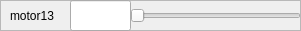
         <widget class="QFrame" name="frame_32">
          <property name="geometry">
           <rect>
            <x>0</x>
            <y>630</y>
            <width>301</width>
            <height>31</height>
           </rect>
          </property>
          <property name="frameShape">
           <enum>QFrame::StyledPanel</enum>
          </property>
          <property name="frameShadow">
           <enum>QFrame::Raised</enum>
          </property>
          <widget class="QSlider" name="motor13">
           <property name="geometry">
            <rect>
             <x>130</x>
             <y>0</y>
             <width>171</width>
             <height>31</height>
            </rect>
           </property>
           <property name="minimum">
            <number>-50</number>
           </property>
           <property name="maximum">
            <number>50</number>
           </property>
           <property name="value">
            <number>-50</number>
           </property>
           <property name="orientation">
            <enum>Qt::Horizontal</enum>
           </property>
          </widget>
          <widget class="QLabel" name="label_31">
           <property name="geometry">
            <rect>
             <x>10</x>
             <y>0</y>
             <width>91</width>
             <height>31</height>
            </rect>
           </property>
           <property name="text">
            <string>motor13</string>
           </property>
          </widget>
          <widget class="QFrame" name="frame_33">
           <property name="geometry">
            <rect>
             <x>40</x>
             <y>30</y>
             <width>301</width>
             <height>31</height>
            </rect>
           </property>
           <property name="frameShape">
            <enum>QFrame::StyledPanel</enum>
           </property>
           <property name="frameShadow">
            <enum>QFrame::Raised</enum>
           </property>
           <widget class="QSlider" name="horizontalSlider_26">
            <property name="geometry">
             <rect>
              <x>70</x>
              <y>0</y>
              <width>231</width>
              <height>31</height>
             </rect>
            </property>
            <property name="orientation">
             <enum>Qt::Horizontal</enum>
            </property>
           </widget>
           <widget class="QLabel" name="label_32">
            <property name="geometry">
             <rect>
              <x>10</x>
              <y>0</y>
              <width>91</width>
              <height>31</height>
             </rect>
            </property>
            <property name="text">
             <string>motor0</string>
            </property>
           </widget>
          </widget>
          <widget class="QFrame" name="frame_34">
           <property name="geometry">
            <rect>
             <x>20</x>
             <y>30</y>
             <width>301</width>
             <height>31</height>
            </rect>
           </property>
           <property name="frameShape">
            <enum>QFrame::StyledPanel</enum>
           </property>
           <property name="frameShadow">
            <enum>QFrame::Raised</enum>
           </property>
           <widget class="QSlider" name="horizontalSlider_27">
            <property name="geometry">
             <rect>
              <x>70</x>
              <y>0</y>
              <width>231</width>
              <height>31</height>
             </rect>
            </property>
            <property name="orientation">
             <enum>Qt::Horizontal</enum>
            </property>
           </widget>
           <widget class="QLabel" name="label_33">
            <property name="geometry">
             <rect>
              <x>10</x>
              <y>0</y>
              <width>91</width>
              <height>31</height>
             </rect>
            </property>
            <property name="text">
             <string>motor0</string>
            </property>
           </widget>
           <widget class="QFrame" name="frame_35">
            <property name="geometry">
             <rect>
              <x>40</x>
              <y>30</y>
              <width>301</width>
              <height>31</height>
             </rect>
            </property>
            <property name="frameShape">
             <enum>QFrame::StyledPanel</enum>
            </property>
            <property name="frameShadow">
             <enum>QFrame::Raised</enum>
            </property>
            <widget class="QSlider" name="horizontalSlider_28">
             <property name="geometry">
              <rect>
               <x>70</x>
               <y>0</y>
               <width>231</width>
               <height>31</height>
              </rect>
             </property>
             <property name="orientation">
              <enum>Qt::Horizontal</enum>
             </property>
            </widget>
            <widget class="QLabel" name="label_34">
             <property name="geometry">
              <rect>
               <x>10</x>
               <y>0</y>
               <width>91</width>
               <height>31</height>
              </rect>
             </property>
             <property name="text">
              <string>motor0</string>
             </property>
            </widget>
           </widget>
          </widget>
          <widget class="QLineEdit" name="setPoint_motor13">
           <property name="geometry">
            <rect>
             <x>70</x>
             <y>0</y>
             <width>61</width>
             <height>31</height>
            </rect>
           </property>
           <property name="readOnly">
            <bool>true</bool>
           </property>
          </widget>
         </widget>
